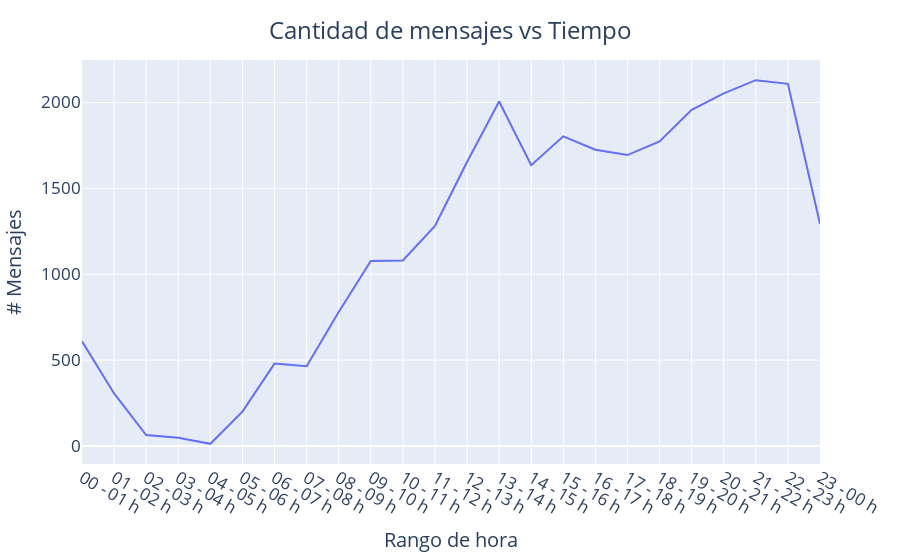

Write notebook code for a chart like this one.
### Markdown cell above
## Detalles Especiales 💖✨

### Nuestras Horas Mágicas ⌛💫

Las horas mágicas son esos momentos del día en los que nuestros mensajes florecen. Ya sea en la serenidad de la mañana o en la calidez de la noche, descubriremos cuándo nuestras palabras cobran vida con mayor intensidad.

### Code cell
fig1.show()

### Figure 1 — Plotly figure (JSON) as saved in the notebook; plotly's stock layout.template omitted (floating-point values rounded to 4 significant figures)
{"data": [{"hovertemplate": "rangoHora=%{x}<br># Mensajes por hora=%{y}<extra></extra>", "legendgroup": "", "line": {"color": "#636efa", "dash": "solid"}, "marker": {"symbol": "circle"}, "mode": "lines", "name": "", "orientation": "v", "showlegend": false, "type": "scatter", "x": ["00 - 01 h", "01 - 02 h", "02 - 03 h", "03 - 04 h", "04 - 05 h", "05 - 06 h", "06 - 07 h", "07 - 08 h", "08 - 09 h", "09 - 10 h", "10 - 11 h", "11 - 12 h", "12 - 13 h", "13 - 14 h", "14 - 15 h", "15 - 16 h", "16 - 17 h", "17 - 18 h", "18 - 19 h", "19 - 20 h", "20 - 21 h", "21 - 22 h", "22 - 23 h", "23 - 00 h"], "xaxis": "x", "y": [610, 306, 64, 48, 13, 200, 480, 465, 780, 1077, 1080, 1282, 1654, 2006, 1635, 1803, 1725, 1694, 1773, 1958, 2053, 2130, 2109, 1293], "yaxis": "y"}], "layout": {"autosize": true, "font": {"size": 17}, "legend": {"tracegroupgap": 0}, "margin": {"t": 60}, "title": {"text": "Cantidad de mensajes vs Tiempo", "x": 0.5, "xanchor": "center", "y": 0.96}, "xaxis": {"anchor": "y", "autorange": true, "domain": [0, 1], "range": [0, 23], "tickangle": 30, "title": {"text": "Rango de hora"}, "type": "category"}, "yaxis": {"anchor": "x", "autorange": true, "domain": [0, 1], "range": [-104.6, 2248.0], "title": {"text": "# Mensajes"}, "type": "linear"}}}
